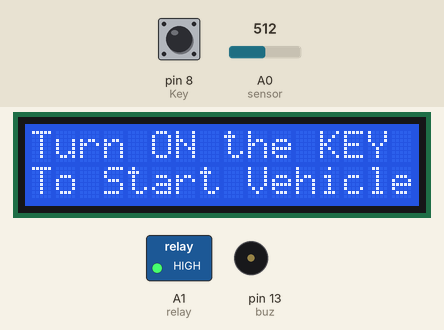
Recording of a sketch running on a simulated Arduino Uno, built with avr-gcc and run on an emulated ATmega328P. Shown: 16×2 character LCD, switched loads named in the sketch (green lamp = pin HIGH), buzzer (waves = sounding, pin HIGH). Inputs (shaded band) come from the test bench; at power-on: pin 8 (Key) HIGH, A0 (sensor) = 512. What the sketch prints to the serial monitor is not drawn.

Above: at 3.2 s.
3.3 s: pin 8 (Key) pulled LOW for 1 s
At 4.1 s:
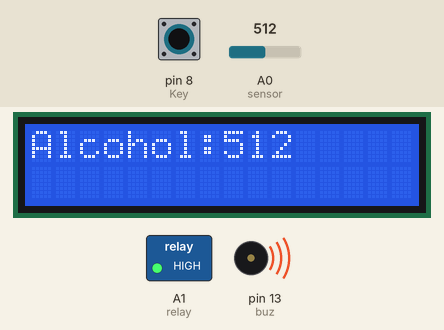
At 4.7 s:
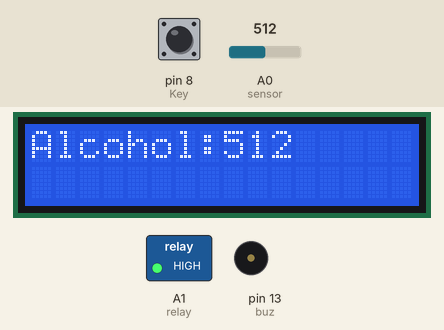
6.3 s: pin 8 (Key) pulled LOW for 3.2 s
At 9.3 s:
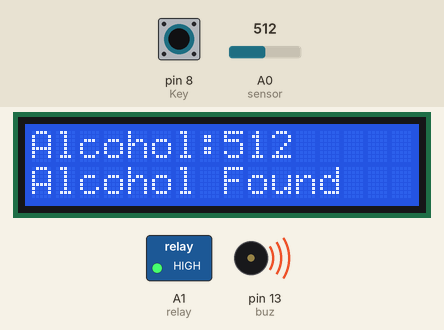
Timing chart, 0 to 11.0 s (numbered marks = the images above; inputs shaded):
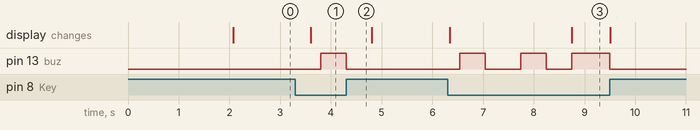

The sketch:

Alchohal_detection_engin_locking_system.ino
```cpp
#include<LiquidCrystal.h>
LiquidCrystal lcd(2, 3, 4, 5, 6, 7);

#define Key 8
#define buz 13

#define relay A1
#define sensor A0
void setup()
{
  lcd.begin(16, 2);
  Serial.begin(9600);
  Serial.println("WELCOME");
  pinMode(buz, OUTPUT);
  pinMode(relay, OUTPUT);
  pinMode(Key, INPUT_PULLUP);
  stop_vehicle();
  lcd.clear();
  lcd.setCursor(5, 0);
  lcd.print("WELCOME"); delay(2000);
}
int Key_st = 0;
int count = 0;
void loop()
{
  if (digitalRead(Key) == LOW)
  {
    lcd.clear();
    lcd.setCursor(0, 0);
    lcd.print("Alcohol:"); lcd.print(analogRead(sensor)); delay(200);

    if (analogRead(sensor) < 300)
    {
      count = 0;
      start_vehicle();
      lcd.setCursor(0, 1);
      lcd.print("Vehicle Running.."); delay(250);
    }
    else
    {
      Serial.println("Time:" + String(count));
      count++; digitalWrite(buz, HIGH);
      delay(500);
      digitalWrite(buz, LOW); delay(500);
      if (count == 3)
      {
        while (digitalRead(Key) == LOW)
        {
          count = 0;
          stop_vehicle();
          digitalWrite(buz, HIGH);
          lcd.setCursor(0, 1);
          lcd.print("Alcohol Found"); delay(250);
        }
      }
    }
  }
  if (digitalRead(Key) == HIGH)
  {
    digitalWrite(buz, LOW);
    lcd.clear();
    lcd.setCursor(0, 0);
    lcd.print("Turn ON the KEY");
    lcd.setCursor(0, 1);
    lcd.print("To Start Vehicle");
    stop_vehicle(); delay(300);
  }
}

void start_vehicle()
{
  digitalWrite(relay, LOW);
}
void stop_vehicle()
{
  digitalWrite(relay,HIGH);
}
```

Measured:
- after the input at 3.3 s, pin 13 (buz): LOW → HIGH after 0.50 s, → LOW 0.50 s later; the display: changes after 0.30 s (image 1)
- after the input at 6.3 s, pin 13 (buz): goes HIGH 0.50 s, LOW 0.70 s, HIGH 0.50 s, LOW 0.50 s, HIGH 0.76 s, then LOW, starting after 0.24 s; the display: first changes at once (image 3 shows a later state)
